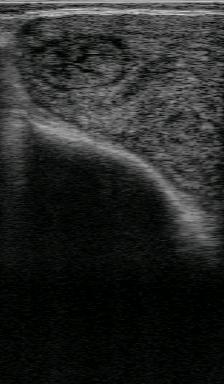
%> input picture examples/2117.png, 224 x 384 px
$ octave bloques_textura.m   (GNU Octave 9; MATLAB toolbox functions it lacks are replaced by stand-ins)
%> lines starting %> are read from the running program, lines starting %| are printed output that depends on the picture; in (x1, y1, x2, y2) boxes, pixels count from 0 and x2, y2 are one past the last pixel; in counts of white or black regions, pixels touching at a corner belong together; the program's own positions count from 1
close all
clear all
% home

CROP_IMAGE = 0; % usa solo la mitad de arriba de la imagen
DATA_TYPE  = 0; % case 0: usa el bloque de 3x3
				% case 1: pone 0 o 1 comparando el bloque consigo mismo

im     = imread('../examples/2117.png');
%> im is the input picture: size 384x224x3 uint8; mean R, G, B 38.7, 39.9, 38.9
grayIm = rgb2gray(im);
if CROP_IMAGE
	grayIm = grayIm(1:size(grayIm,1)/3,:);
end
[m,n]  = size(grayIm);
%> m = 384; n = 224

Nclusters = 3;

% Bloque de dimensión Nm*Nn
Nm = 3;
Nn = 3;
N  = Nm*Nn;
M  = (m-Nm+1)*(n-Nn+1);
%> M = 84804

data = zeros(M,N);
k=1;
for j=1:n-Nn+1
	for i=1:m-Nm+1
		if DATA_TYPE == 0
			data(k,:) = reshape(im(i:i+Nm-1,j:j+Nn-1),1,N);
		elseif DATA_TYPE == 1
			data(k,:) = grayIm(i,j) > reshape(grayIm(i:i+Nm-1,j:j+Nn-1),1,N);
		end
		k=k+1;
	end
end
%> after the loop, k = 84805
if DATA_TYPE == 1
	data(:,5)=[]; % saco la comparacion consigo mismo
end
[C, U, OBJ_FCN] = fcm(data, Nclusters);
%> C = [62.51 61.57 61.66 62.49 61.46 61.5 62.6 61.53 61.48; 7.53 7.34 7.32 7.49 7.3 7.28 7.56 7.36 7.33; 104.5 105 102.3 104.9 105.5 102.9 104.2 105 102.5]; OBJ_FCN = 62 values, max 452852234.9 at index 1, min 146610658.2 at index 61, mean 159125823.8

%%

maxU = max(U);
im_out = zeros(m-Nm+1,n-Nn+1,Nclusters);

for i=1:Nclusters
    im_out(:,:,i) = reshape(U(i,:) == maxU,m-Nm+1,n-Nn+1);
end
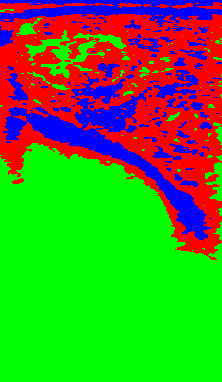
%> im_out: size 382x222x3 double; mean R, G, B 0.303, 0.549, 0.148

%%

green = zeros(m-Nm+1,n-Nn+1,3); green(:,:,2)=ones(m-Nm+1,n-Nn+1);
%> after `green(:,:,2)=ones(m-Nm+1,n-Nn+1)`:
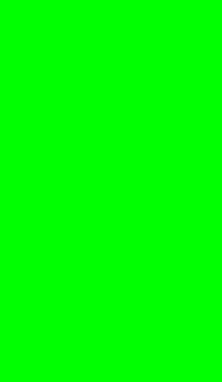
%> green: size 382x222x3 double; mean R, G, B 0, 1, 0
for i=1:Nclusters
    figure;
    imshow(im(1:m-Nm+1,1:n-Nn+1));
    hold on
    h = imshow(green);
    hold off
    set(h, 'AlphaData', im_out(:,:,i)/3);
end
%> this loop made 3 passes
%> pass 1, `imshow(im(1:m-Nm+1,1:n-Nn+1));`:
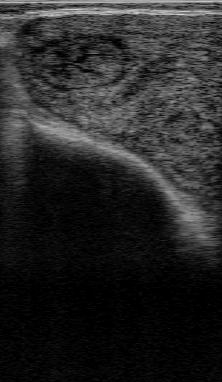
%> displayed picture: size 382x222, on the screen's scale of 0 to 255; min 0, max 219, mean 39
%> pass 1, `set(h, 'AlphaData', im_out(:,:,i)/3);`:
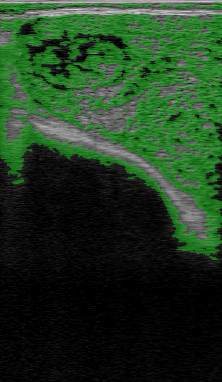
%> figure redrawn from the program's plot data

%%

BW = im_out(1:size(im_out,1),:,1);
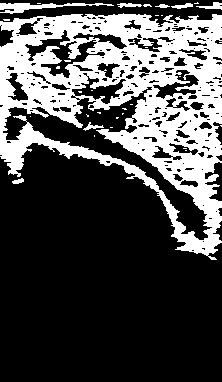
%> BW: size 382x222 double; values 0 (black) and 1 (white), 30.3% white; 33 white regions (25 under 20 px), largest, box (x1, y1, x2, y2) and area: (0, 13, 222, 260) 24673, (0, 3, 114, 14) 483, (196, 2, 222, 10) 98
[centers, radii, metric] = imfindcircles(BW,[30 100]);
%> centers = [111.5 191.5]; radii = 66.22; metric = 0.0154
% centersStrong5 = centers(1:5,:);
% radiiStrong5 = radii(1:5);
% metricStrong5 = metric(1:5);
figure; imshow(BW); hold on;
viscircles(centers, radii,'EdgeColor','b');
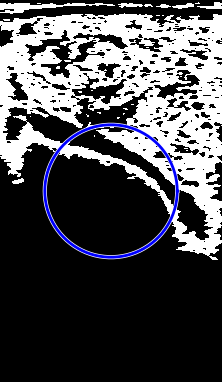
%> figure redrawn from the program's plot data
% viscircles(centersStrong5, radiiStrong5,'EdgeColor','b');
centers
%> centers = [111.5 191.5]

%%

% [6 lines of commented-out code are left out]

$ run again, with examples/luz1.png copied over examples/2117.png
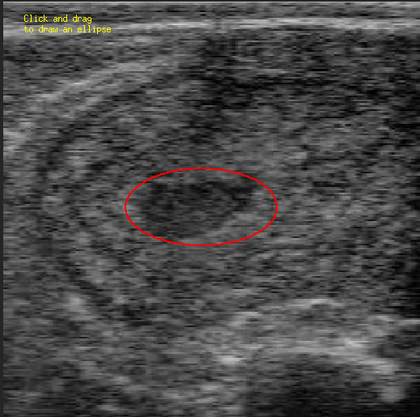
%> input picture examples/luz1.png, 420 x 417 px, shrunk from 519 x 515 before the run
%> im is the input picture: size 417x420x3 uint8; mean R, G, B 73.3, 72.5, 72.1
%> after the loop `for j=1:n-Nn+1`: k = 173471
%> C = [77.03 77.37 76.8 77.11 77.49 76.91 77.01 77.38 76.84; 44.87 42.8 44.45 44.51 42.4 44.11 44.73 42.67 44.33; 114.5 116.7 113.9 114.8 117.1 114.2 114.6 116.7 113.8]; OBJ_FCN = 73 values, max 613648722.2 at index 1, min 378586927.8 at index 72, mean 389023668.3
%> `BW = im_out(1:size(im_out,1),:,1);`:
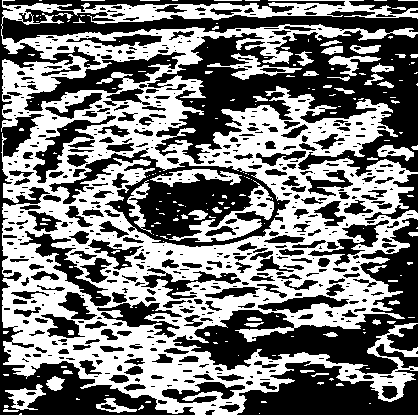
%> BW: size 415x418 double; values 0 (black) and 1 (white), 47.5% white; 197 white regions (143 under 20 px), largest, box (x1, y1, x2, y2) and area: (1, 0, 418, 415) 74573, (169, 180, 274, 242) 1580, (150, 169, 242, 187) 738
%> `[centers, radii, metric] = imfindcircles(BW,[30 100]);`: centers = [209.5 208]; radii = 63.65; metric = 0.0286
%> `viscircles(centers, radii,'EdgeColor','b');`:
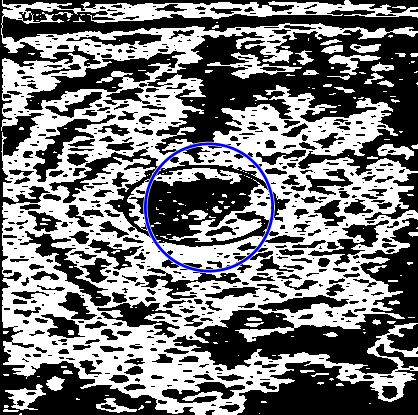
%> figure redrawn from the program's plot data
%> `centers`: centers = [209.5 208]
